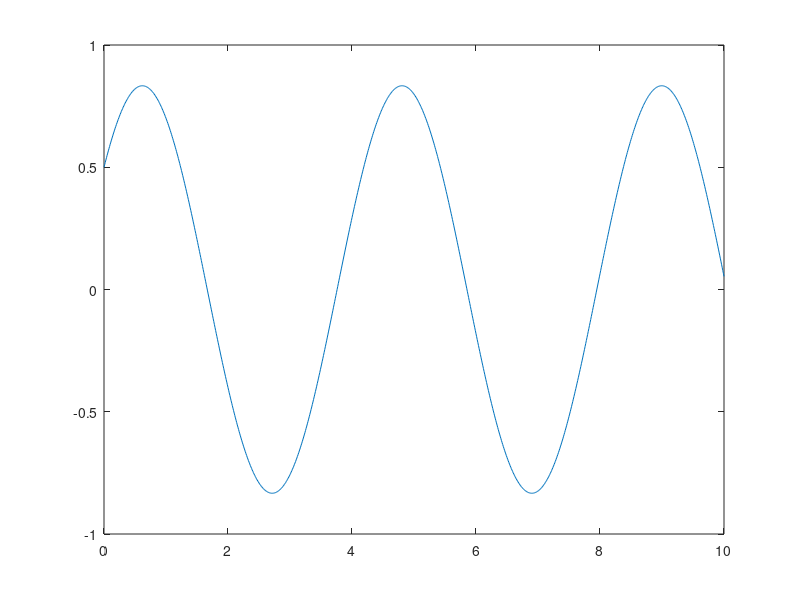
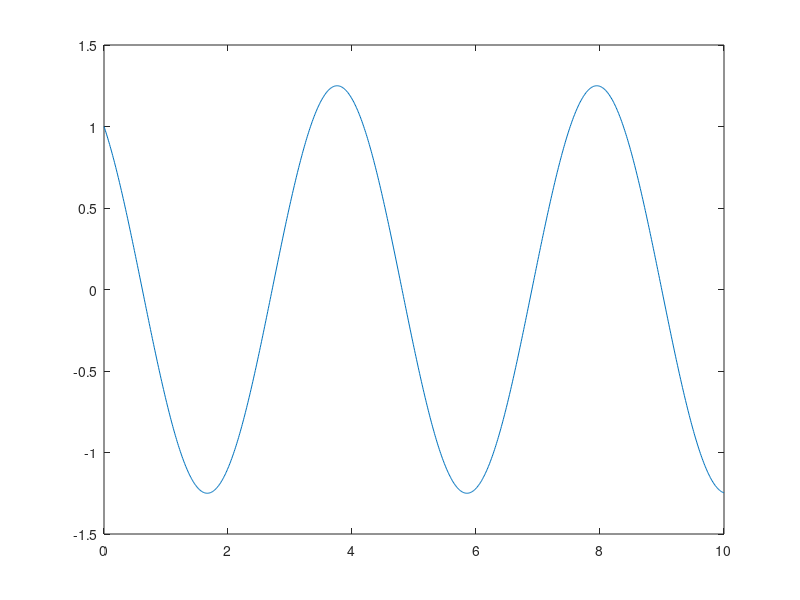
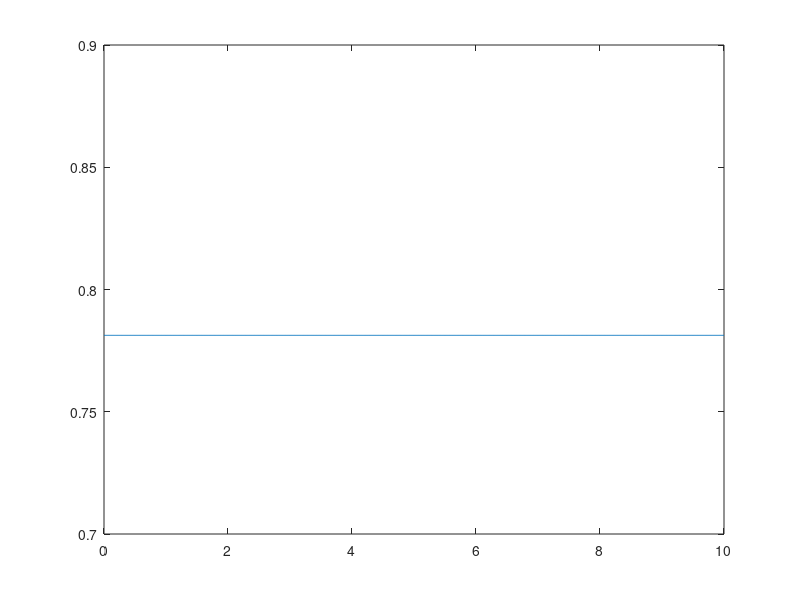
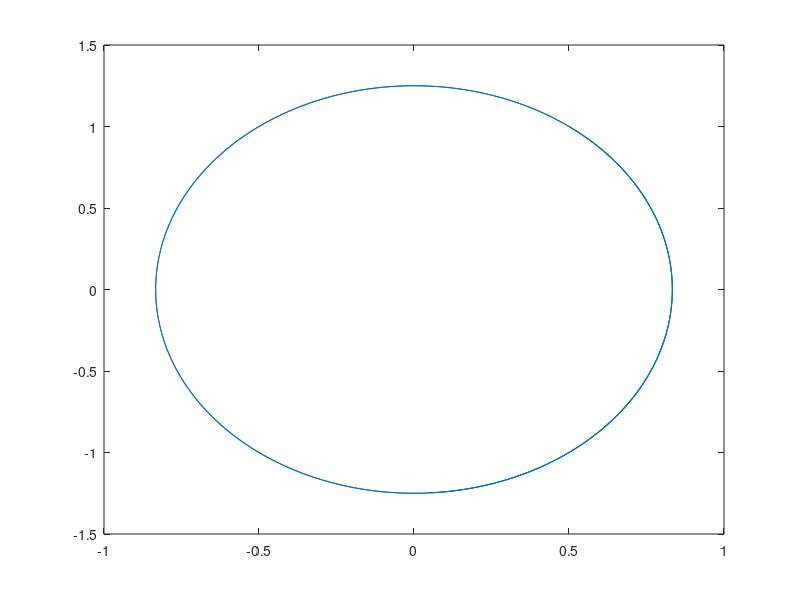

MATLAB code to generate these figures, in order: (Note: this script raises an error after producing the figures.)
figure(1);cla;
figure(2);cla;
figure(3);cla;
figure(4);cla;
% Define the variables
x0=0.5;
v0=1;
w0=1.5;
A=5/6;
phi=-atan(4/3);
m=1;
tm=10;
dt=[0.05 0.1 0.15];
t=0:0.01:tm;

% Plot the origin curve
x=A.*cos(w0.*t+phi);
v=-A*w0.*sin(w0.*t+phi);
E=0.5*m*w0^2.*x.^2+0.5*m*v.^2;
figure(1);
plot(t,x);
figure(2);
plot(t,v);
figure(3);
plot(t,E);
figure(4);
plot(x,v);

% Plot the approx curve
for i=1:length(dt)
    [t,x,v]=getCurve(tm,dt(i),x0,v0,w0);
    E=0.5*m*w0^2.*x.^2+0.5*m*v.^2;
    figure(1);
    hold on;
    plot(t,x);
    hold off;
    figure(2);
    hold on;
    plot(t,v);
    hold off;
    figure(3);
    hold on;
    plot(t,E);
    hold off;
    figure(4);
    hold on;
    plot(x,v);
    hold off;
end

% Set the plot
figure(1);
xlabel('t');
ylabel('x(t)');
axis equal;
axis([0 10 -5 5]);
legend('origin','dt=0.05','dt=0.10','dt=0.15','Location','NorthWest');
print(gcf,'-dpng','p1_a.png');
figure(2);
xlabel('t');
ylabel('v_x(t)');
axis equal;
axis([0 10 -5 5]);
legend('origin','dt=0.05','dt=0.10','dt=0.15','Location','NorthWest');
print(gcf,'-dpng','p1_b.png');
figure(3);
xlabel('t');
ylabel('E(t)');
axis equal;
axis([0 10 0 10]);
legend('origin','dt=0.05','dt=0.10','dt=0.15','Location','NorthWest');
print(gcf,'-dpng','p1_c.png');
figure(4);
xlabel('x(t)');
ylabel('v_x(t)');
axis equal;
axis([-2 2 -3 3]);
legend('origin','dt=0.05','dt=0.10','dt=0.15','Location','NorthWest');
print(gcf,'-dpng','p1_d.png');